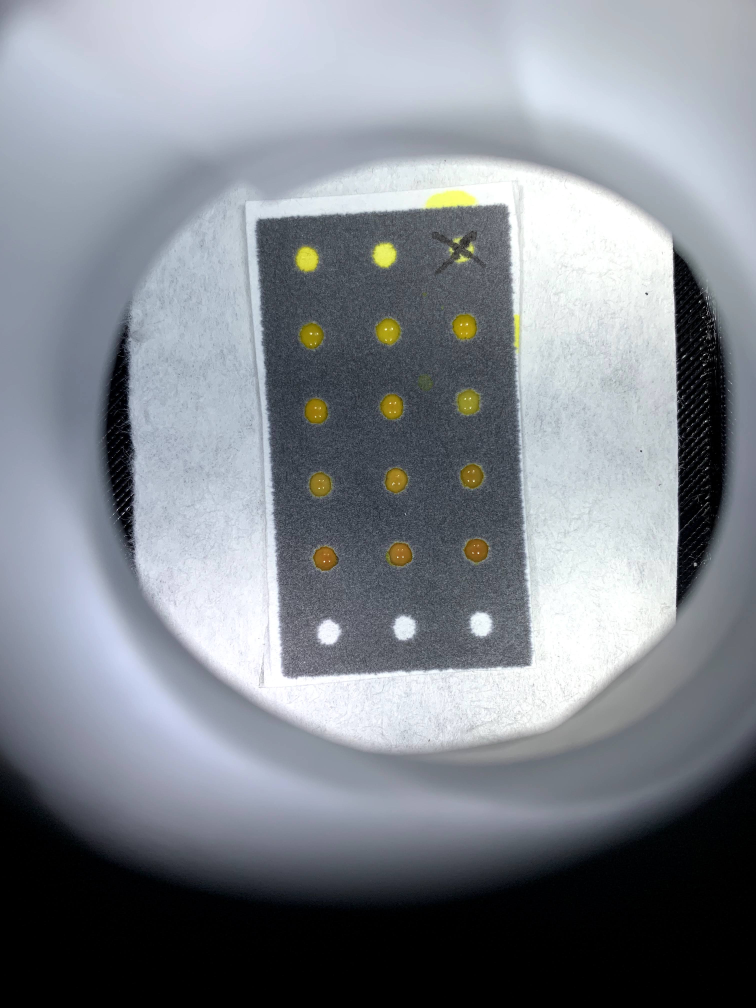
#> input picture ws_api/assets/IMG_1858.jpg, 3024 x 4032 px (shown at 1/4 size)
$ python -i wsopencv.py   (imports and definitions only)
#> lines starting #> are read from the running program, lines starting #| are printed output that depends on the picture
#> further down, picture is the input picture: shape (4032, 3024, 3); mean B, G, R 141.6, 134.2, 129.1
### ws_api/utils/image_utils.py
import cv2 as cv
import numpy as np

# [13 lines left out: functions find_kernel, resize_img, not called in this run]

def resize_img_by_percentage(img: cv.Mat, percent=60):
#> called with percent = 60
    width = int(img.shape[1] * percent / 100)
#> width = 1814
    height = int(img.shape[0] * percent / 100)
#> height = 2419
    dim = (width, height)
#> dim = (1814, 2419)
    return cv.resize(img, dim, interpolation=cv.INTER_AREA)

def auto_canny(img: cv.Mat, sigma=0.33) -> cv.Mat:
    # compute the median of the single channel pixel intensities
    v = np.median(img)
    # apply automatic Canny edge detection using the computed median
    lower = int(max(0, (1.0 - sigma) * v))
    upper = int(min(255, (1.0 + sigma) * v))
    edged = cv.Canny(img, lower, upper)
    # return the edged image
    return edged

# [67 lines left out: functions manipulate_img, detect_contours, cut_warp_image, remove_edge_percent, cut_spots, not called in this run]

### ws_api/wsopencv.py
import cv2 as cv
import numpy as np
from matplotlib import pyplot as plt
from utils.image_utils import resize_img, resize_img_by_percentage, manipulate_img, detect_contours, cut_warp_image, cut_spots, auto_canny, remove_edge_percent, find_kernel
from utils.base64_utils import readb64, encode64
from utils.histogram_utils import plot_BW_hist
from assets.data import data as base

# [1 line not run here, left out]

def detect_sensor_by_image(image):
    img = resize_img(image)
    canny = manipulate_img(img)
    drawn, contour = detect_contours(img, canny)
    output = cut_warp_image(image, contour)
    base64 = encode64(output)
    return base64, [canny, drawn, output]

def detect_sensor_by_base64(base64):
    image = readb64(base64)
    return detect_sensor_by_image(image)

# base64, image_array = detect_sensor_by_base64(base)
# [1 line that did not run here, left out]
# [1 line that did not run here, left out]
# [4 lines of commented-out code are left out]

# [1 line that did not run here, left out]


def function(i):
    resized = resize_img_by_percentage(i)
    blur = cv.blur(resized, (9 ,9))
    gray = cv.cvtColor(blur, cv.COLOR_BGR2GRAY)
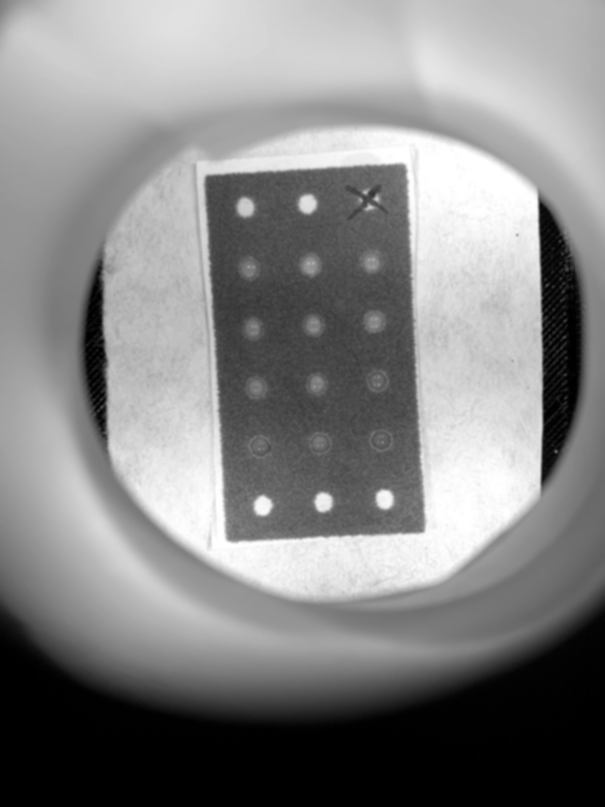
#> gray: shape (2419, 1814) (shown at 1/3 size); min 0, max 255, mean 133.5
    # blur = cv.bilateralFilter(i,9,75,75)
    v = np.median(gray)
#> v = 148
    ret, thr = cv.threshold(gray, (v+30), 255, cv.THRESH_TOZERO)
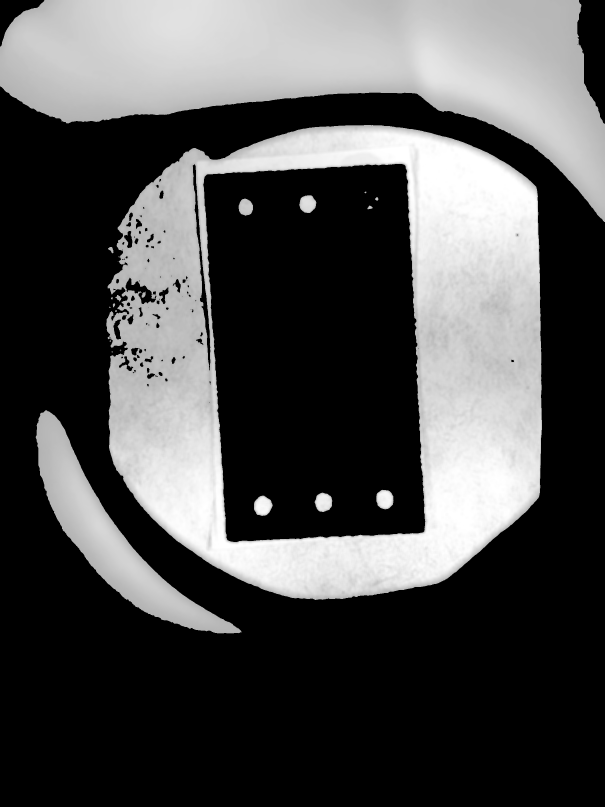
#> thr: shape (2419, 1814) (shown at 1/3 size); min 0, max 255, mean 78.3
#> ret = 178
    # canny = cv.Canny(thr, 0, 70)
    canny = auto_canny(gray, 0.6)
#> in auto_canny, `v = np.median(img)`: v = 148
#> in auto_canny, `lower = int(max(0, (1.0 - sigma) * v))`: lower = 59
#> in auto_canny, `upper = int(min(255, (1.0 + sigma) * v))`: upper = 236
#> in auto_canny, `edged = cv.Canny(img, lower, upper)`: edged: shape (2419, 1814); every value is 0
    # [5 lines of commented-out code are left out]
    cv.namedWindow("output", cv.WINDOW_KEEPRATIO)
    cv.imshow("output", thr)
    cv.waitKey(0)


# preto e branco, blur e circle detection
# [26 lines not run here, left out]

# Aplicar mascara no circulo utilizando ponto central e 0,7 do raio
# Fazer média dos pontos e extrair um array final ordenado com replicadas, RGB, CMYK, HSV, Euclidian distance

>>> import cv2
>>> picture = cv2.imread('assets/IMG_1858.jpg')
>>> result = function(picture)

$ run again, on ws_api/assets/IMG_0896.jpg
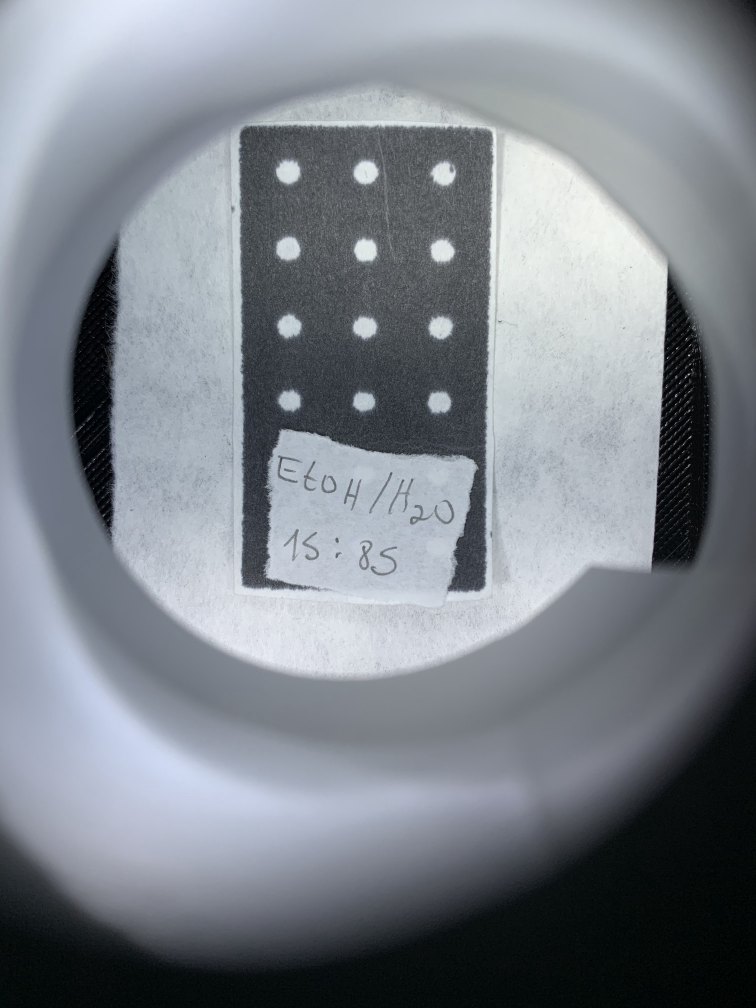
#> input picture ws_api/assets/IMG_0896.jpg, 3024 x 4032 px (shown at 1/4 size)
#> picture is the input picture: shape (4032, 3024, 3); mean B, G, R 138.9, 131.2, 125.3
#> in function, `v = np.median(gray)`: v = 140
#> in function, `ret, thr = cv.threshold(gray, (v+30), 255, cv.THRESH_TOZERO)`:
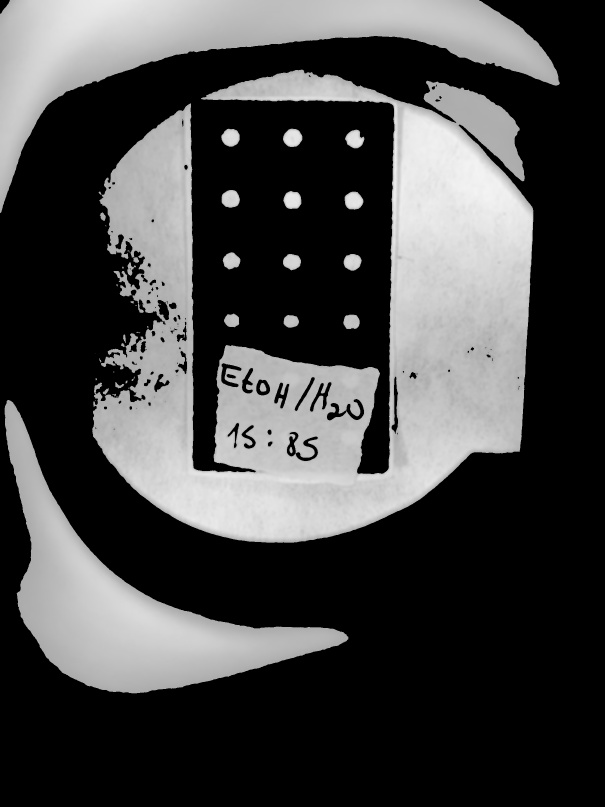
#> thr: shape (2419, 1814) (shown at 1/3 size); min 0, max 243, mean 69.9
#> ret = 170
#> in auto_canny, `v = np.median(img)`: v = 140
#> lower = 56
#> upper = 224
#> edged: shape (2419, 1814); every value is 0

$ run again, on ws_api/assets/IMG_0918.jpg
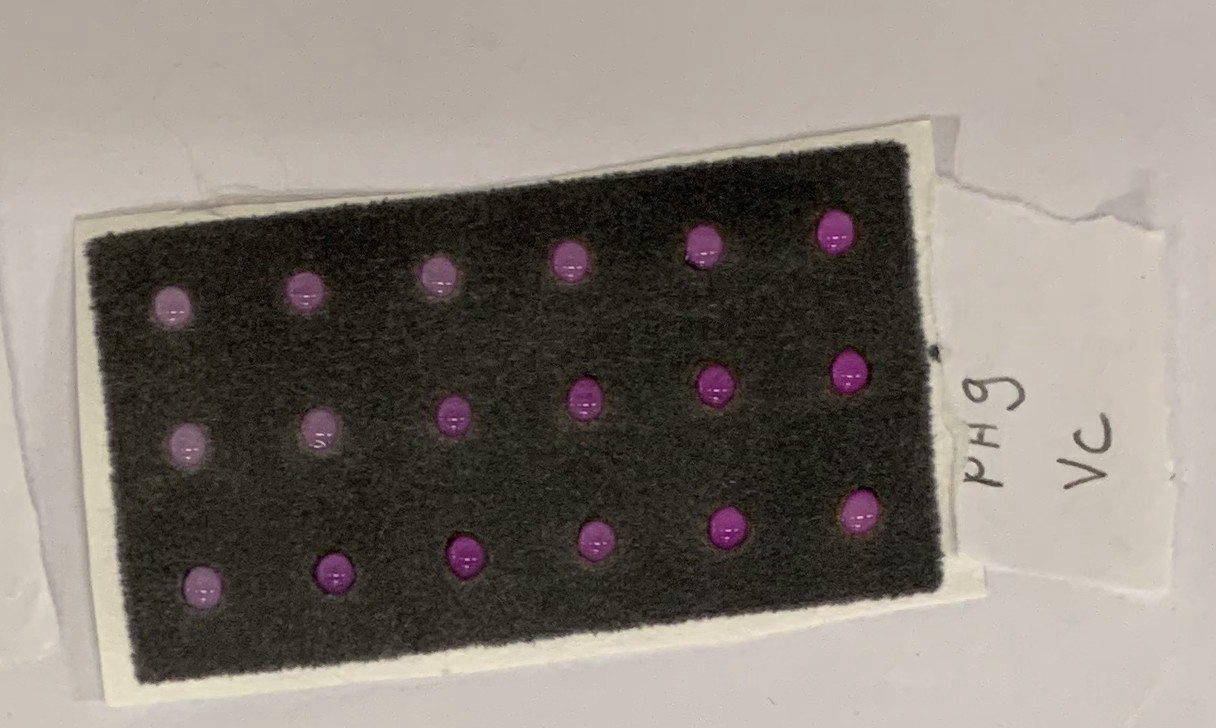
#> input picture ws_api/assets/IMG_0918.jpg, 1216 x 728 px
#> picture is the input picture: shape (728, 1216, 3); mean B, G, R 116.9, 124.5, 132.2
#> in function, `gray = cv.cvtColor(blur, cv.COLOR_BGR2GRAY)`:
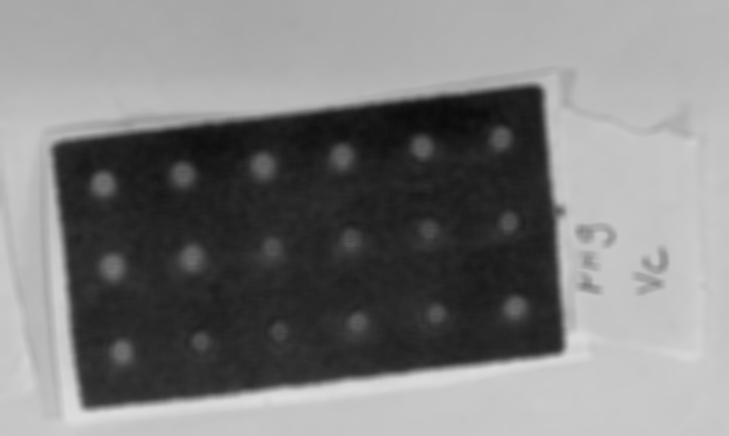
#> gray: shape (436, 729); min 11, max 221, mean 126
#> in function, `v = np.median(gray)`: v = 171
#> in function, `ret, thr = cv.threshold(gray, (v+30), 255, cv.THRESH_TOZERO)`:
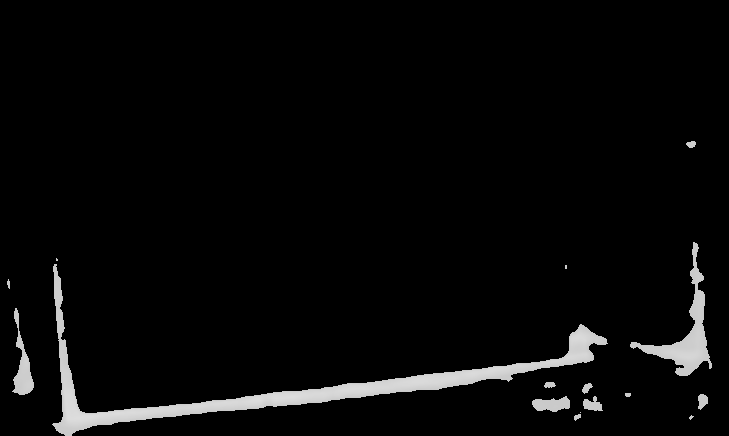
#> thr: shape (436, 729); min 0, max 221, mean 8.5
#> ret = 201
#> in auto_canny, `v = np.median(img)`: v = 171
#> lower = 68
#> upper = 255
#> edged: shape (436, 729); every value is 0
